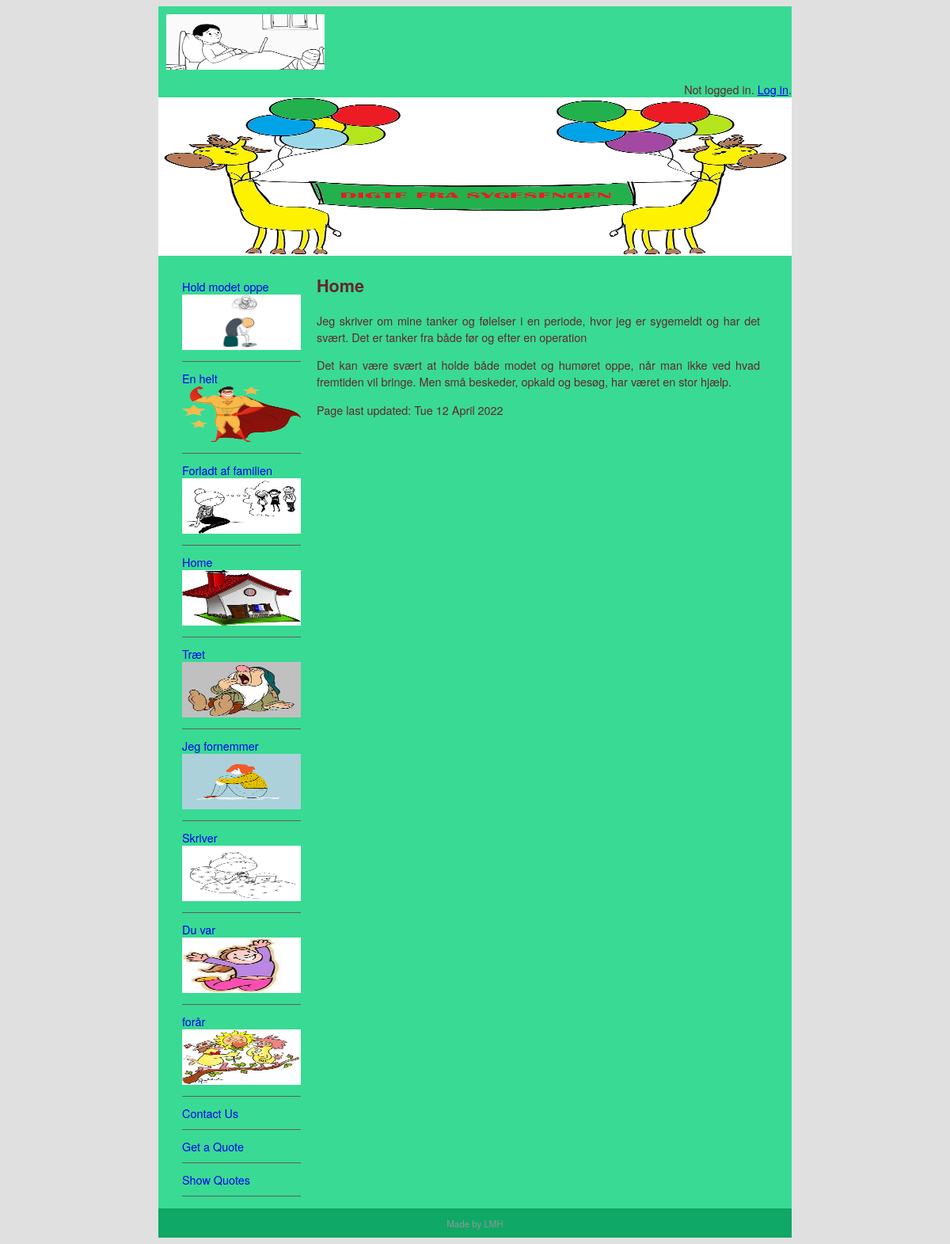
The page / on the database its author committed.
### pages/models.py (models this page shows, shortened)
class Page(models.Model):
    title = models.CharField(max_length=60)
    permalink = models.CharField(max_length=12, unique=True)
    update_date = models.DateTimeField('Last updated')
    bodytext = models.TextField('Page Content', blank= True)
    thumb = models.ImageField(default='default.png', blank=True)

### pages/views.py (the view)
# urls.py: path('', views.index, {'pagename': ''}, name='home'),
def index(request, pagename):
    pagename = '/' + pagename
    pg = get_object_or_404(Page, permalink=pagename)
    context = {
        'title': pg.title,
        'content': pg.bodytext,
        'last_updated': pg.update_date,
        'page_list': Page.objects.all(),
    }
    return render(request, 'pages/page.html', context)

### pages/templates/pages/page.html (shortened to what this page needs)
{% extends "base.html" %}
{% block sidenav %}
    {% for page in page_list %}
    <li>
        <a href="{{ page.permalink }}">{{ page.title }}</a>
       <div id="page"><img src="{{ page.thumb.url }}" width="150" height="70"/></div>
    </li>
    {% endfor %}
{% endblock sidenav %}
{% block content %}
{% autoescape off %}
{{ content }}
{% endautoescape %}
<p>
    Page last updated: {{ last_updated|date:'D d F Y'}}
</p>
{% endblock content %}

### abc_site/static/main.css (style rules this page uses)
body { background-color: #E0E0E0; font-family: Gotham, "Helvetica Neue", Helvetica, Arial, sans-serif; font-size: 0.9em; text-align: justify; color: #622828; }
#nav li { padding-top: 10px; padding-bottom: 10px; font-size: 1em; list-style-type: none; border-bottom: thin solid #5F5F5F; color: #4C4C4C; left: 0px; list-style-position: inside; margin-left: -10px; }
#nav li a { text-decoration: none; }

### rows shown on the page
Page: title "Hold modet oppe", thumb (picture)
Page: title "En helt", thumb (picture)
Page: title "Forladt af familien", thumb (picture)
Page: title "Home", thumb (picture), bodytext "Home Jeg skriver om mine tanker og følelser i en periode, hvor jeg er sygemeldt og har det svært. Det er tanker fra både før og efter en operation Det kan være svært at holde både modet og humøret oppe, når man ikke ved hvad fremtiden vil bringe. Men små beskeder, opkald og besøg, har været en stor hjælp.", update_date "Tue 12 April 2022"
Page: title "Træt", thumb (picture)
Page: title "Jeg fornemmer", thumb (picture)
Page: title "Skriver", thumb (picture)
Page: title "Du var", thumb (picture)
Page: title "forår", thumb (picture)
